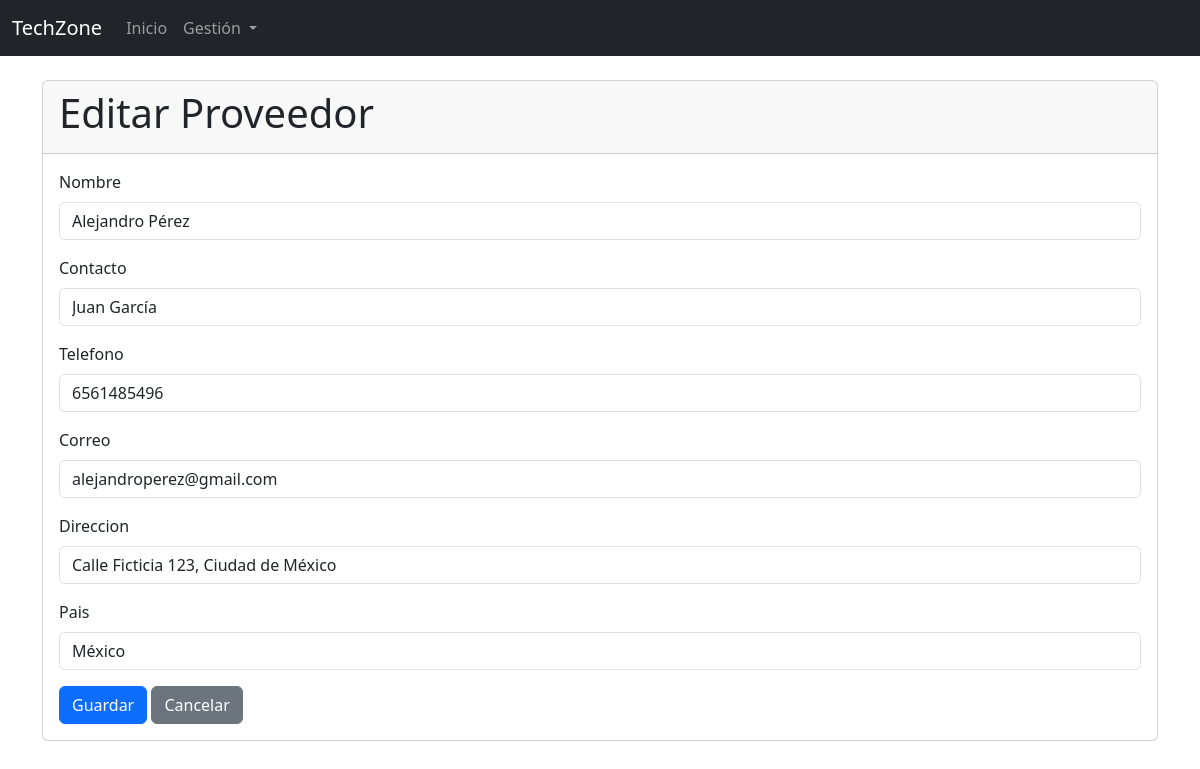
The page /proveedores/2/editar/ on the database its author committed.
### tienda/models.py (models this page shows, shortened)
class Proveedor(models.Model):
    nombre = models.CharField(max_length=255)
    contacto = models.CharField(max_length=255)
    telefono = models.CharField(max_length=20)
    correo = models.EmailField()
    direccion = models.CharField(max_length=255)
    pais = models.CharField(max_length=100)

### tienda/views.py (the view)
# urls.py: path('proveedores/<int:pk>/editar/', ProveedorUpdateView.as_view(), name='proveedor-update'),
@method_decorator(csrf_exempt, name='dispatch')
class ProveedorUpdateView(UpdateView):
    model = Proveedor
    fields = '__all__'
    template_name = 'tienda/proveedor_form.html'
    success_url = reverse_lazy('proveedor-list')

### tienda/templatetags/form_filters.py (called while the page is built)
@register.filter(name='add_class')
def add_class(value, arg):
    return value.as_widget(attrs={'class': arg})

### tienda/templates/tienda/proveedor_form.html (shortened to what this page needs)
{% extends 'tienda/base.html' %}
{% load form_filters %}
{% block content %}
<div class="card">
    <div class="card-header">
        <h1 class="card-title">
            {% if object %}Editar Proveedor{% else %}Crear Proveedor{% endif %}
        </h1>
    </div>
    <div class="card-body">
        <form method="post">
            {% for field in form %}
                <div class="mb-3">
                    <label for="{{ field.id_for_label }}" class="form-label">{{ field.label }}</label>
                    {{ field|add_class:"form-control" }}
                </div>
            {% endfor %}
            <button type="submit" class="btn btn-primary">Guardar</button>
            <a href="{% url 'proveedor-list' %}" class="btn btn-secondary">Cancelar</a>
        </form>
    </div>
</div>
{% endblock %}

### rows shown on the page
Proveedor: form "Alejandro Pérez" "Juan García" "6561485496" "alejandroperez@gmail.com" "Calle Ficticia 123, Ciudad de México" "México"

### other values the page prints
{{ field.label }} "Nombre" "Contacto" "Telefono" "Correo" "Direccion" "Pais"
